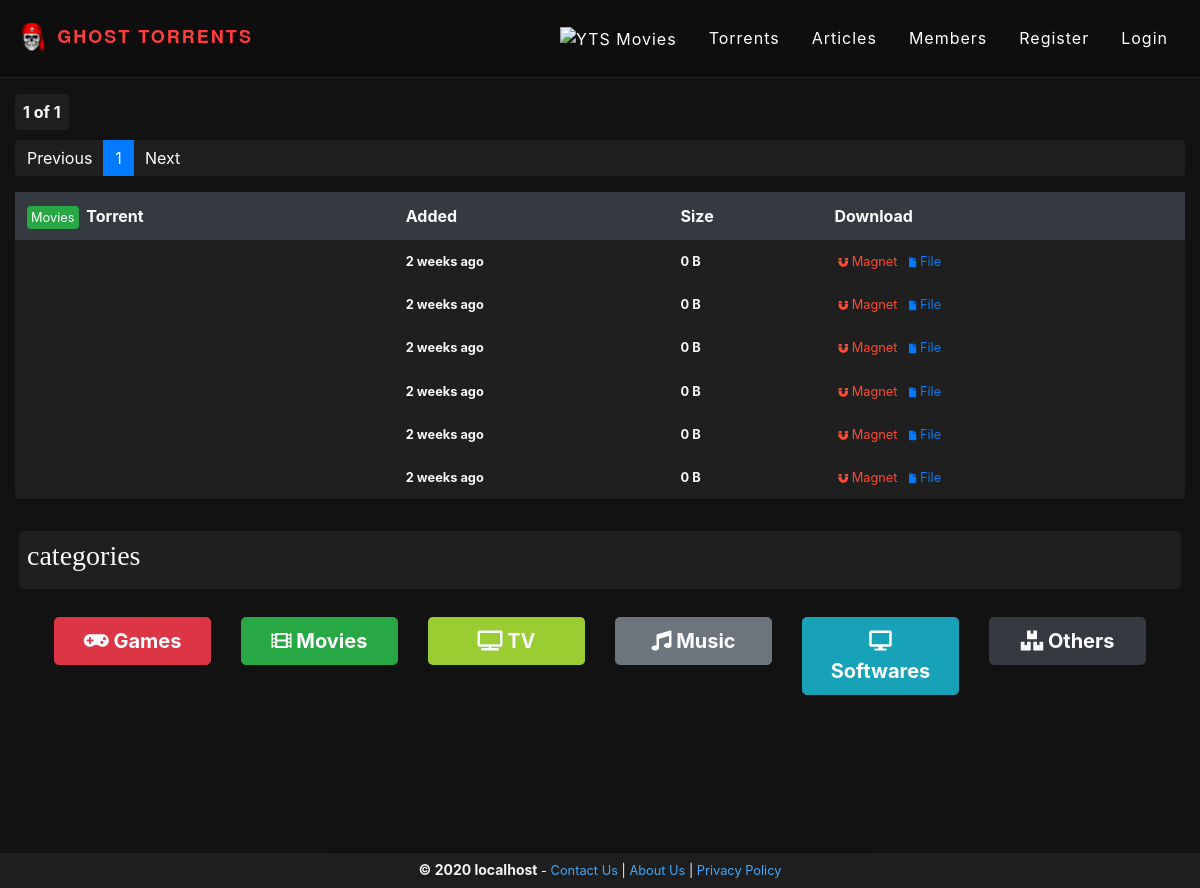
The app's page /templates/torrents/movies_torrents?type=torrents?category=movies, older data.
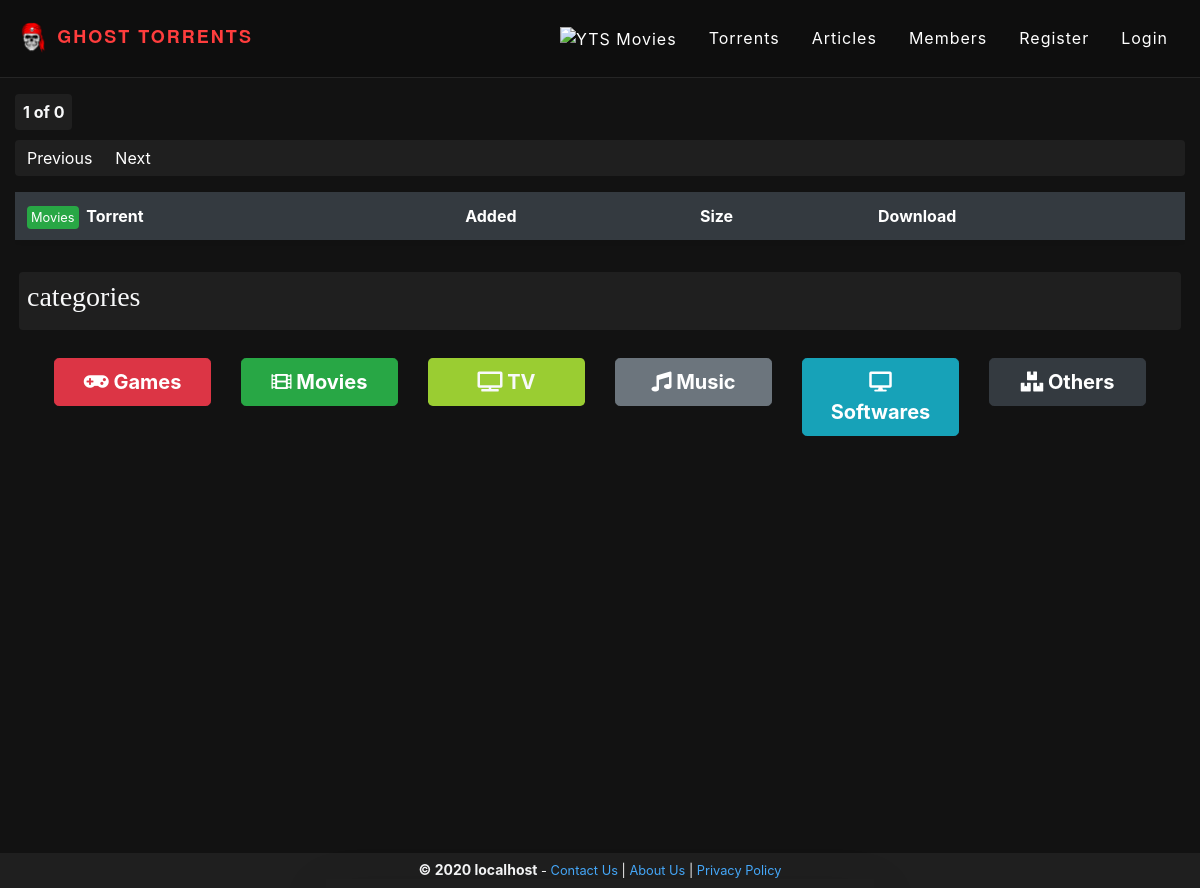
The same page, newer data.
### tables this page shows
CREATE TABLE `torrents` (
  `id` bigint NOT NULL AUTO_INCREMENT,
  `description` text,
  `uploader` varchar(100) DEFAULT NULL,
  `category` varchar(100) DEFAULT NULL,
  `file_path` varchar(200) DEFAULT NULL,
  `peers_info` json DEFAULT NULL,
  `created_at` timestamp NULL DEFAULT CURRENT_TIMESTAMP,
  `date` varchar(100) DEFAULT NULL,
  `comments` json DEFAULT NULL,
  PRIMARY KEY (`id`)
);

### torrents/torrents-database.php (called while the page is built, shortened)
<?php
include_once $_SERVER['DOCUMENT_ROOT'] . '/torrents/Torrent.php';
include_once $_SERVER['DOCUMENT_ROOT'] . '/config/size_conversion.php';
include_once $_SERVER['DOCUMENT_ROOT'] . '/config/datetime.php';
class TorrentsDatabase
{
    public static function getTorrentMetaInfo($torrent_dir)
    {
        $torrent = new Torrent($torrent_dir);
        $trackers_array = array();
        $torrent_info = [
            "name" => $torrent->name(),
            "hash" => $torrent->hash_info(),
            "size" => SizeConversion::humanReadableSize($torrent->size()),
            "trackers" => $trackers_array,
            "content" => $torrent->content(),
            "announce" => $trackers_array[0],
        ];
        return $torrent_info;
    }
    public static function countTotalTorrents($category)
    {
        $conn = DBConnection::getConnection();
        if ($category === "all") {
            $select_query = "SELECT COUNT(*) as total_torrents FROM torrents";
        } else {
            $select_query = "SELECT COUNT(*) as total_torrents FROM torrents WHERE category = '$category'";
        }
        $result = $conn->query($select_query);
        $count = $result->fetch_assoc()['total_torrents'];
        return $count;
    }
    public static function getMagnetLink($name, $info_hash, $announce, $trackers_array)
    {
        $trackers = '';
        $magnet = 'magnet:?'
            . 'xt=urn:btih:' . $info_hash
            . '&dn=' . $name
            . '&tr=' . $announce
            . $trackers;
        return $magnet;
    }
    public static function getTorrentsByCategory($offset, $total_records_per_page, $category)
    {
        $conn = DBConnection::getConnection();
        $select_query = "SELECT * FROM torrents WHERE category = '$category' LIMIT $offset, $total_records_per_page";
        $torrents = $conn->query($select_query);
        $torrents_info_array = array();
        while ($torrent = $torrents->fetch_assoc()) {
            $torrent_meta_info  = TorrentsDatabase::getTorrentMetaInfo($_SERVER['DOCUMENT_ROOT'] .
                $torrent['file_path']);
            $torrents_array = array(
                'description' => $torrent['description'],
                'path' => $torrent['file_path'],
                'id' => $torrent['id'],
                'category' => $torrent['category'],
                'date' => $torrent['date'],
                'magnet' => TorrentsDatabase::getMagnetLink(
                    $torrent_meta_info['name'],
                    $torrent_meta_info['hash'],
                    $torrent_meta_info['announce'],
                    $torrent_meta_info['trackers']
                ),
            );
            array_push($torrents_info_array, array_merge($torrent_meta_info, $torrents_array));
        }
        return $torrents_info_array;
    }
}

### torrents/Torrent.php (called while the page is built, shortened)
<?php
class Torrent
{
	static protected $errors = array();
	public function __construct($data = null, $meta = array(), $piece_length = 256)
	{
		if ($this->build($data, $piece_length * 1024))
			$this->touch();
		else
			$meta = array_merge($meta, $this->decode($data));
	}
	public function announce($announce = null)
	{
		if (is_null($announce))
			return !isset($this->{'announce-list'}) ?
				isset($this->announce) ? $this->announce : null :
				$this->{'announce-list'};
	}
	public function name($name = null)
	{
		return is_null($name) ?
			isset($this->info['name']) ? $this->info['name'] : null :
			$this->touch($this->info['name'] = (string) $name);
	}
	public function hash_info()
	{
		return isset($this->info) ?
			sha1(self::encode($this->info)) :
			null;
	}
	public function content($precision = null)
	{
		$files = array();
		return $files;
	}
	public function size($precision = null)
	{
		$size = 0;
		return is_null($precision) ?
			$size :
			self::format($size, $precision);
	}
	static protected function decode($string)
	{
		$data = is_file($string) || self::url_exists($string) ?
			self::file_get_contents($string) :
			$string;
		return (array) self::decode_data($data);
	}
	static private function decode_data(&$data)
	{
		switch (self::char($data)) {
			default:
				return self::decode_string($data);
		}
	}
	static private function decode_string(&$data)
	{
		if (!$colon = @strpos($data, ':'))
			return self::set_error(new Exception('Invalid string length, colon not found'));
		$length = intval(substr($data, 0, $colon));
		$string = substr($data, $colon + 1, $length);
		return $string;
	}
	protected function build($data, $piece_length)
	{
		if (is_null($data))
			return false;
		elseif (is_array($data) && self::is_list($data))
			return $this->info = $this->files($data, $piece_length);
		elseif (is_dir($data))
			return $this->info = $this->folder($data, $piece_length);
		elseif ((is_file($data) || self::url_exists($data)) && !self::is_torrent($data))
			return $this->info = $this->file($data, $piece_length);
		else
			return false;
	}
	static protected function set_error($exception, $message = false)
	{
		return (array_unshift(self::$errors,  $exception) && $message) ? $exception->getMessage() : false;
	}
	static private function char($data)
	{
		return empty($data) ?
			false :
			substr($data, 0, 1);
	}
	static public function url_exists($url)
	{
		return preg_match('#^http(s)?://[a-z0-9-]+(.[a-z0-9-]+)*(:[0-9]+)?(/.*)?$#i', $url) ?
			(bool) preg_grep('#^HTTP/.*\s(200|304)\s#', (array) @get_headers($url)) :
			false;
	}
}

### config/size_conversion.php (called while the page is built)
<?php
class SizeConversion
{
    public static function humanReadableSize($size, $precision = 2)
    {
        for ($i = 0; ($size / 1024) > 0.9; $i++, $size /= 1024) {
        }
        return round($size, $precision) . [' B', ' kB', ' MB', ' GB', ' TB', ' PB', ' EB', ' ZB', ' YB'][$i];
    }
}

### config/datetime.php (called while the page is built, shortened)
<?php
class DateAndTime
{
    public static function time_elapsed_string($datetime, $full = false)
    {
        $now = new DateTime;
        $ago = new DateTime($datetime);
        $diff = $now->diff($ago);
        $diff->w = floor($diff->d / 7);
        $diff->d -= $diff->w * 7;
        $string = array(
            'y' => 'year',
            'm' => 'month',
            'w' => 'week',
            'd' => 'day',
            'h' => 'hour',
            'i' => 'min',
            's' => 'sec',
        );
        foreach ($string as $k => &$v) {
            if ($diff->$k) {
                $v = $diff->$k . ' ' . $v . ($diff->$k > 1 ? 's' : '');
            } else {
                unset($string[$k]);
            }
        }
        if (!$full) $string = array_slice($string, 0, 1);
        return $string ? implode(', ', $string) . ' ago' : 'just now';
    }
}

### templates/torrents/movies_torrents.php (the view, shortened to what the changed rows need)
<!DOCTYPE html>
<html lang="en">
<head>
    <?php
    include $_SERVER['DOCUMENT_ROOT'] . '/templates/base/head-tags.php';
    include_once $_SERVER['DOCUMENT_ROOT'] . '/torrents/torrents-database.php';
    include_once  $_SERVER['DOCUMENT_ROOT'] . '/config/datetime.php';
    ?>
</head>
<body>
    <div class="container-fluid" id="container" style="margin-top: 100px;">
        <?php include_once  $_SERVER['DOCUMENT_ROOT'] . '/config/pagination.php'; ?>
        <div class="table table-responsive">
            <table class="table table-borderless table-dark shadow-sm dark-bg rounded" id="articles-table">
                <thead class="thead-dark">
                    <tr>
                        <th scope="col">
                            <small class="mr-1 bg-success text-white p-1 rounded">Movies</small>
                            Torrent</th>
                        <th scope="col">Added</th>
                        <th scope="col">Size</th>
                        <th scope="col">Download</th>
                    </tr>
                </thead>
                <tbody>
                    <?php foreach ($torrents as $torrent) : ?>
                        <tr>
                            <td style="letter-spacing: 0.5px;" class="small">
                            </td>
                            <td class="small">
                                <b class="text-light">
                                    <?php echo DateAndTime::time_elapsed_string($torrent['date']); ?>
                                </b>
                            </td>
                            <td class="small">
                                <b class="text-light">
                                    <?php echo $torrent['size']; ?>
                                </b>
                            </td>
                            <td class="small">
                                <a href="<?php echo $torrent['magnet']; ?>" class="danger-label p-1">
                                    <i class="fa fa-magnet fa-xs"></i>
                                    Magnet
                                </a>
                                <a href="<?php echo $torrent['path'] ?>" class="text-primary p-1">
                                    <i class="fa fa-file fa-xs"></i>
                                    File
                                </a>
                            </td>
                        <?php endforeach; ?>
                </tbody>
            </table>
        </div>
    </div>
</body>
</html>

### config/pagination.php (shortened to what the changed rows need)
<?php
include_once $_SERVER['DOCUMENT_ROOT'] . '/torrents/torrents-database.php';
$type = $_GET['type'];
$category = "";
$total_records = 0;
switch ($type) {
    case 'torrents':
        $result = torrentPagination();
        $category = $result["category"];
        $total_records = $result["total_records"];
        break;
}
function torrentPagination()
{
    if (isset($_GET['category'])) {
        $category = $_GET['category'];
        $total_records = TorrentsDatabase::countTotalTorrents("$category");
        return ["category" => $category, "total_records" => $total_records];
    }
}
if (isset($_GET['page_no']) && $_GET['page_no'] != "") {
    $page_no = $_GET['page_no'];
} else {
    $page_no = 1;
}
$total_records_per_page = 10;
$offset = ($page_no - 1) * $total_records_per_page;
$total_no_of_pages = ceil($total_records / $total_records_per_page);
if ($type === "torrents") {
    if ($category === "all")
        $torrents = TorrentsDatabase::getTorrents($offset, $total_records_per_page);
    else
        $torrents = TorrentsDatabase::getTorrentsByCategory($offset, $total_records_per_page, $category);
} else if ($type === "users") {
    $users = UserDatabase::getUsersByOffset($offset, $total_records_per_page);
} else if ($type === "articles") {
    $articles = ArticlesDatabase::getArticlesByOffset($offset, $total_records_per_page);
}
?>
<div class="text-light mt-4 mb-3">
    <strong class="dark-bg p-2 rounded"><?php echo $page_no . " of " . $total_no_of_pages; ?></strong>
</div>
<ul class="pagination dark-bg">
    <?php
    if ($total_no_of_pages <= 10) {
        for ($counter = 1; $counter <= $total_no_of_pages; $counter++) {
            if ($counter == $page_no) {
                echo "<li class='page-item active'><a class='page-link'>$counter<span class='sr-only'>(current)</span></a></li>";
            } else {
                echo "<li class='page-item' ><a class='page-link' href='?page_no=$counter'>$counter</a></li>";
            }
        }
    }
    ?>
</ul>

Row changes from the older to the newer data that the page shows:
removed torrents: date "2 weeks ago", size "0 B"
removed torrents: date "2 weeks ago", size "0 B"
removed torrents: date "2 weeks ago", size "0 B"
removed torrents: date "2 weeks ago", size "0 B"
removed torrents: date "2 weeks ago", size "0 B"
removed torrents: date "2 weeks ago", size "0 B"
Text that changed along with them:
$total_no_of_pages: "1" → "0"
list line gone: "1"
